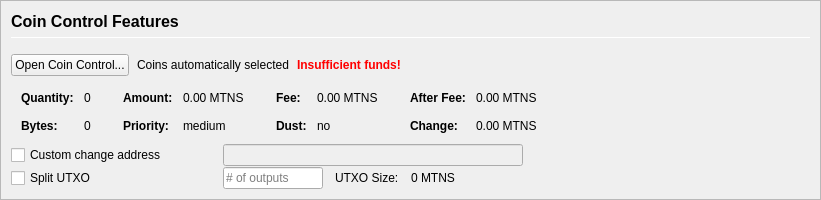
         <widget class="QFrame" name="frameCoinControl">
          <property name="sizePolicy">
           <sizepolicy hsizetype="Expanding" vsizetype="Expanding">
            <horstretch>0</horstretch>
            <verstretch>0</verstretch>
           </sizepolicy>
          </property>
          <property name="maximumSize">
           <size>
            <width>16777215</width>
            <height>16777215</height>
           </size>
          </property>
          <property name="frameShape">
           <enum>QFrame::StyledPanel</enum>
          </property>
          <property name="frameShadow">
           <enum>QFrame::Sunken</enum>
          </property>
          <layout class="QVBoxLayout" name="verticalLayoutCoinControl2">
           <property name="spacing">
            <number>0</number>
           </property>
           <property name="leftMargin">
            <number>0</number>
           </property>
           <property name="topMargin">
            <number>0</number>
           </property>
           <property name="rightMargin">
            <number>0</number>
           </property>
           <property name="bottomMargin">
            <number>0</number>
           </property>
           <item>
            <widget class="QFrame" name="frameCoinControl_BG">
             <layout class="QVBoxLayout" name="verticalLayoutCoinControl" stretch="0,0,0,0,0,0">
              <property name="spacing">
               <number>1</number>
              </property>
              <property name="leftMargin">
               <number>10</number>
              </property>
              <property name="topMargin">
               <number>10</number>
              </property>
              <item>
               <layout class="QHBoxLayout" name="horizontalLayoutCoinControl1">
                <property name="bottomMargin">
                 <number>15</number>
                </property>
                <item>
                 <layout class="QVBoxLayout" name="verticalLayout_3">
                  <property name="spacing">
                   <number>6</number>
                  </property>
                  <item>
                   <widget class="QLabel" name="labelCoinControlFeatures">
                    <property name="sizePolicy">
                     <sizepolicy hsizetype="Preferred" vsizetype="Maximum">
                      <horstretch>0</horstretch>
                      <verstretch>0</verstretch>
                     </sizepolicy>
                    </property>
                    <property name="minimumSize">
                     <size>
                      <width>0</width>
                      <height>20</height>
                     </size>
                    </property>
                    <property name="font">
                     <font>
                      <pointsize>12</pointsize>
                      <weight>75</weight>
                      <bold>true</bold>
                     </font>
                    </property>
                    <property name="styleSheet">
                     <string notr="true">font-weight:bold;</string>
                    </property>
                    <property name="text">
                     <string>Coin Control Features</string>
                    </property>
                   </widget>
                  </item>
                  <item>
                   <widget class="Line" name="line">
                    <property name="minimumSize">
                     <size>
                      <width>0</width>
                      <height>1</height>
                     </size>
                    </property>
                    <property name="maximumSize">
                     <size>
                      <width>16777215</width>
                      <height>1</height>
                     </size>
                    </property>
                    <property name="orientation">
                     <enum>Qt::Horizontal</enum>
                    </property>
                   </widget>
                  </item>
                 </layout>
                </item>
               </layout>
              </item>
              <item>
               <layout class="QHBoxLayout" name="horizontalLayoutCoinControl2" stretch="0,0,0,0">
                <property name="spacing">
                 <number>8</number>
                </property>
                <property name="bottomMargin">
                 <number>10</number>
                </property>
                <item>
                 <widget class="QPushButton" name="pushButtonCoinControl">
                  <property name="styleSheet">
                   <string notr="true"/>
                  </property>
                  <property name="text">
                   <string>Open Coin Control...</string>
                  </property>
                  <property name="autoDefault">
                   <bool>false</bool>
                  </property>
                 </widget>
                </item>
                <item>
                 <widget class="QLabel" name="labelCoinControlAutomaticallySelected">
                  <property name="text">
                   <string>Coins automatically selected</string>
                  </property>
                  <property name="margin">
                   <number>5</number>
                  </property>
                 </widget>
                </item>
                <item>
                 <widget class="QLabel" name="labelCoinControlInsuffFunds">
                  <property name="font">
                   <font>
                    <weight>75</weight>
                    <bold>true</bold>
                   </font>
                  </property>
                  <property name="styleSheet">
                   <string notr="true">color:red;font-weight:bold;</string>
                  </property>
                  <property name="text">
                   <string>Insufficient funds!</string>
                  </property>
                  <property name="margin">
                   <number>5</number>
                  </property>
                 </widget>
                </item>
                <item>
                 <spacer name="horizontalSpacerCoinControl">
                  <property name="orientation">
                   <enum>Qt::Horizontal</enum>
                  </property>
                  <property name="sizeHint" stdset="0">
                   <size>
                    <width>40</width>
                    <height>1</height>
                   </size>
                  </property>
                 </spacer>
                </item>
               </layout>
              </item>
              <item>
               <widget class="QWidget" name="widgetCoinControl" native="true">
                <property name="sizePolicy">
                 <sizepolicy hsizetype="Preferred" vsizetype="Preferred">
                  <horstretch>0</horstretch>
                  <verstretch>0</verstretch>
                 </sizepolicy>
                </property>
                <property name="minimumSize">
                 <size>
                  <width>0</width>
                  <height>0</height>
                 </size>
                </property>
                <property name="styleSheet">
                 <string notr="true"/>
                </property>
                <layout class="QHBoxLayout" name="horizontalLayoutCoinControl5">
                 <property name="leftMargin">
                  <number>0</number>
                 </property>
                 <property name="topMargin">
                  <number>0</number>
                 </property>
                 <property name="rightMargin">
                  <number>0</number>
                 </property>
                 <property name="bottomMargin">
                  <number>0</number>
                 </property>
                 <item>
                  <layout class="QHBoxLayout" name="horizontalLayoutCoinControl3" stretch="0,0,0,1">
                   <property name="spacing">
                    <number>20</number>
                   </property>
                   <property name="topMargin">
                    <number>0</number>
                   </property>
                   <property name="bottomMargin">
                    <number>10</number>
                   </property>
                   <item>
                    <layout class="QFormLayout" name="formLayoutCoinControl1">
                     <property name="horizontalSpacing">
                      <number>10</number>
                     </property>
                     <property name="verticalSpacing">
                      <number>14</number>
                     </property>
                     <property name="leftMargin">
                      <number>10</number>
                     </property>
                     <property name="topMargin">
                      <number>4</number>
                     </property>
                     <property name="rightMargin">
                      <number>6</number>
                     </property>
                     <item row="0" column="0">
                      <widget class="QLabel" name="labelCoinControlQuantityText">
                       <property name="font">
                        <font>
                         <weight>75</weight>
                         <bold>true</bold>
                        </font>
                       </property>
                       <property name="text">
                        <string>Quantity:</string>
                       </property>
                       <property name="margin">
                        <number>0</number>
                       </property>
                      </widget>
                     </item>
                     <item row="0" column="1">
                      <widget class="QLabel" name="labelCoinControlQuantity">
                       <property name="cursor">
                        <cursorShape>IBeamCursor</cursorShape>
                       </property>
                       <property name="contextMenuPolicy">
                        <enum>Qt::ActionsContextMenu</enum>
                       </property>
                       <property name="text">
                        <string notr="true">0</string>
                       </property>
                       <property name="margin">
                        <number>0</number>
                       </property>
                       <property name="textInteractionFlags">
                        <set>Qt::LinksAccessibleByMouse|Qt::TextSelectableByKeyboard|Qt::TextSelectableByMouse</set>
                       </property>
                      </widget>
                     </item>
                     <item row="1" column="0">
                      <widget class="QLabel" name="labelCoinControlBytesText">
                       <property name="font">
                        <font>
                         <weight>75</weight>
                         <bold>true</bold>
                        </font>
                       </property>
                       <property name="text">
                        <string>Bytes:</string>
                       </property>
                      </widget>
                     </item>
                     <item row="1" column="1">
                      <widget class="QLabel" name="labelCoinControlBytes">
                       <property name="cursor">
                        <cursorShape>IBeamCursor</cursorShape>
                       </property>
                       <property name="contextMenuPolicy">
                        <enum>Qt::ActionsContextMenu</enum>
                       </property>
                       <property name="text">
                        <string notr="true">0</string>
                       </property>
                       <property name="textInteractionFlags">
                        <set>Qt::LinksAccessibleByMouse|Qt::TextSelectableByKeyboard|Qt::TextSelectableByMouse</set>
                       </property>
                      </widget>
                     </item>
                    </layout>
                   </item>
                   <item>
                    <layout class="QFormLayout" name="formLayoutCoinControl2">
                     <property name="horizontalSpacing">
                      <number>10</number>
                     </property>
                     <property name="verticalSpacing">
                      <number>14</number>
                     </property>
                     <property name="leftMargin">
                      <number>6</number>
                     </property>
                     <property name="topMargin">
                      <number>4</number>
                     </property>
                     <property name="rightMargin">
                      <number>6</number>
                     </property>
                     <item row="0" column="0">
                      <widget class="QLabel" name="labelCoinControlAmountText">
                       <property name="font">
                        <font>
                         <weight>75</weight>
                         <bold>true</bold>
                        </font>
                       </property>
                       <property name="text">
                        <string>Amount:</string>
                       </property>
                       <property name="margin">
                        <number>0</number>
                       </property>
                      </widget>
                     </item>
                     <item row="0" column="1">
                      <widget class="QLabel" name="labelCoinControlAmount">
                       <property name="cursor">
                        <cursorShape>IBeamCursor</cursorShape>
                       </property>
                       <property name="contextMenuPolicy">
                        <enum>Qt::ActionsContextMenu</enum>
                       </property>
                       <property name="text">
                        <string notr="true">0.00 MTNS</string>
                       </property>
                       <property name="textInteractionFlags">
                        <set>Qt::LinksAccessibleByMouse|Qt::TextSelectableByKeyboard|Qt::TextSelectableByMouse</set>
                       </property>
                      </widget>
                     </item>
                     <item row="1" column="0">
                      <widget class="QLabel" name="labelCoinControlPriorityText">
                       <property name="font">
                        <font>
                         <weight>75</weight>
                         <bold>true</bold>
                        </font>
                       </property>
                       <property name="text">
                        <string>Priority:</string>
                       </property>
                      </widget>
                     </item>
                     <item row="1" column="1">
                      <widget class="QLabel" name="labelCoinControlPriority">
                       <property name="cursor">
                        <cursorShape>IBeamCursor</cursorShape>
                       </property>
                       <property name="contextMenuPolicy">
                        <enum>Qt::ActionsContextMenu</enum>
                       </property>
                       <property name="text">
                        <string>medium</string>
                       </property>
                       <property name="textInteractionFlags">
                        <set>Qt::LinksAccessibleByMouse|Qt::TextSelectableByKeyboard|Qt::TextSelectableByMouse</set>
                       </property>
                      </widget>
                     </item>
                    </layout>
                   </item>
                   <item>
                    <layout class="QFormLayout" name="formLayoutCoinControl3">
                     <property name="horizontalSpacing">
                      <number>10</number>
                     </property>
                     <property name="verticalSpacing">
                      <number>14</number>
                     </property>
                     <property name="leftMargin">
                      <number>6</number>
                     </property>
                     <property name="topMargin">
                      <number>4</number>
                     </property>
                     <property name="rightMargin">
                      <number>6</number>
                     </property>
                     <item row="0" column="0">
                      <widget class="QLabel" name="labelCoinControlFeeText">
                       <property name="font">
                        <font>
                         <weight>75</weight>
                         <bold>true</bold>
                        </font>
                       </property>
                       <property name="text">
                        <string>Fee:</string>
                       </property>
                       <property name="margin">
                        <number>0</number>
                       </property>
                      </widget>
                     </item>
                     <item row="0" column="1">
                      <widget class="QLabel" name="labelCoinControlFee">
                       <property name="cursor">
                        <cursorShape>IBeamCursor</cursorShape>
                       </property>
                       <property name="contextMenuPolicy">
                        <enum>Qt::ActionsContextMenu</enum>
                       </property>
                       <property name="text">
                        <string notr="true">0.00 MTNS</string>
                       </property>
                       <property name="textInteractionFlags">
                        <set>Qt::LinksAccessibleByMouse|Qt::TextSelectableByKeyboard|Qt::TextSelectableByMouse</set>
                       </property>
                      </widget>
                     </item>
                     <item row="1" column="0">
                      <widget class="QLabel" name="labelCoinControlLowOutputText">
                       <property name="font">
                        <font>
                         <weight>75</weight>
                         <bold>true</bold>
                        </font>
                       </property>
                       <property name="text">
                        <string>Dust:</string>
                       </property>
                      </widget>
                     </item>
                     <item row="1" column="1">
                      <widget class="QLabel" name="labelCoinControlLowOutput">
                       <property name="cursor">
                        <cursorShape>IBeamCursor</cursorShape>
                       </property>
                       <property name="contextMenuPolicy">
                        <enum>Qt::ActionsContextMenu</enum>
                       </property>
                       <property name="text">
                        <string>no</string>
                       </property>
                       <property name="textInteractionFlags">
                        <set>Qt::LinksAccessibleByMouse|Qt::TextSelectableByKeyboard|Qt::TextSelectableByMouse</set>
                       </property>
                      </widget>
                     </item>
                    </layout>
                   </item>
                   <item>
                    <layout class="QFormLayout" name="formLayoutCoinControl4">
                     <property name="horizontalSpacing">
                      <number>10</number>
                     </property>
                     <property name="verticalSpacing">
                      <number>14</number>
                     </property>
                     <property name="leftMargin">
                      <number>6</number>
                     </property>
                     <property name="topMargin">
                      <number>4</number>
                     </property>
                     <property name="rightMargin">
                      <number>6</number>
                     </property>
                     <item row="0" column="0">
                      <widget class="QLabel" name="labelCoinControlAfterFeeText">
                       <property name="font">
                        <font>
                         <weight>75</weight>
                         <bold>true</bold>
                        </font>
                       </property>
                       <property name="text">
                        <string>After Fee:</string>
                       </property>
                       <property name="margin">
                        <number>0</number>
                       </property>
                      </widget>
                     </item>
                     <item row="0" column="1">
                      <widget class="QLabel" name="labelCoinControlAfterFee">
                       <property name="cursor">
                        <cursorShape>IBeamCursor</cursorShape>
                       </property>
                       <property name="contextMenuPolicy">
                        <enum>Qt::ActionsContextMenu</enum>
                       </property>
                       <property name="text">
                        <string notr="true">0.00 MTNS</string>
                       </property>
                       <property name="textInteractionFlags">
                        <set>Qt::LinksAccessibleByMouse|Qt::TextSelectableByKeyboard|Qt::TextSelectableByMouse</set>
                       </property>
                      </widget>
                     </item>
                     <item row="1" column="0">
                      <widget class="QLabel" name="labelCoinControlChangeText">
                       <property name="font">
                        <font>
                         <weight>75</weight>
                         <bold>true</bold>
                        </font>
                       </property>
                       <property name="text">
                        <string>Change:</string>
                       </property>
                      </widget>
                     </item>
                     <item row="1" column="1">
                      <widget class="QLabel" name="labelCoinControlChange">
                       <property name="cursor">
                        <cursorShape>IBeamCursor</cursorShape>
                       </property>
                       <property name="contextMenuPolicy">
                        <enum>Qt::ActionsContextMenu</enum>
                       </property>
                       <property name="text">
                        <string notr="true">0.00 MTNS</string>
                       </property>
                       <property name="textInteractionFlags">
                        <set>Qt::LinksAccessibleByMouse|Qt::TextSelectableByKeyboard|Qt::TextSelectableByMouse</set>
                       </property>
                      </widget>
                     </item>
                    </layout>
                   </item>
                  </layout>
                 </item>
                </layout>
               </widget>
              </item>
              <item>
               <layout class="QHBoxLayout" name="horizontalLayoutCoinControl4">
                <property name="spacing">
                 <number>12</number>
                </property>
                <property name="sizeConstraint">
                 <enum>QLayout::SetDefaultConstraint</enum>
                </property>
                <property name="topMargin">
                 <number>0</number>
                </property>
                <property name="rightMargin">
                 <number>0</number>
                </property>
                <item>
                 <widget class="QCheckBox" name="checkBoxCoinControlChange">
                  <property name="sizePolicy">
                   <sizepolicy hsizetype="Preferred" vsizetype="Preferred">
                    <horstretch>0</horstretch>
                    <verstretch>0</verstretch>
                   </sizepolicy>
                  </property>
                  <property name="minimumSize">
                   <size>
                    <width>200</width>
                    <height>0</height>
                   </size>
                  </property>
                  <property name="maximumSize">
                   <size>
                    <width>200</width>
                    <height>16777215</height>
                   </size>
                  </property>
                  <property name="toolTip">
                   <string>If this is activated, but the change address is empty or invalid, change will be sent to a newly generated address.</string>
                  </property>
                  <property name="text">
                   <string>Custom change address</string>
                  </property>
                 </widget>
                </item>
                <item>
                 <widget class="QValidatedLineEdit" name="lineEditCoinControlChange">
                  <property name="enabled">
                   <bool>false</bool>
                  </property>
                  <property name="sizePolicy">
                   <sizepolicy hsizetype="Preferred" vsizetype="Preferred">
                    <horstretch>0</horstretch>
                    <verstretch>0</verstretch>
                   </sizepolicy>
                  </property>
                  <property name="minimumSize">
                   <size>
                    <width>300</width>
                    <height>0</height>
                   </size>
                  </property>
                 </widget>
                </item>
                <item>
                 <widget class="QLabel" name="labelCoinControlChangeLabel">
                  <property name="sizePolicy">
                   <sizepolicy hsizetype="Preferred" vsizetype="Preferred">
                    <horstretch>0</horstretch>
                    <verstretch>0</verstretch>
                   </sizepolicy>
                  </property>
                  <property name="minimumSize">
                   <size>
                    <width>100</width>
                    <height>0</height>
                   </size>
                  </property>
                  <property name="text">
                   <string/>
                  </property>
                  <property name="margin">
                   <number>3</number>
                  </property>
                 </widget>
                </item>
               </layout>
              </item>
              <item>
               <layout class="QHBoxLayout" name="horizontalLayoutCoinControl6">
                <property name="spacing">
                 <number>12</number>
                </property>
                <property name="rightMargin">
                 <number>0</number>
                </property>
                <item>
                 <widget class="QCheckBox" name="splitBlockCheckBox">
                  <property name="sizePolicy">
                   <sizepolicy hsizetype="Preferred" vsizetype="Preferred">
                    <horstretch>0</horstretch>
                    <verstretch>0</verstretch>
                   </sizepolicy>
                  </property>
                  <property name="minimumSize">
                   <size>
                    <width>200</width>
                    <height>0</height>
                   </size>
                  </property>
                  <property name="maximumSize">
                   <size>
                    <width>200</width>
                    <height>16777215</height>
                   </size>
                  </property>
                  <property name="text">
                   <string>Split UTXO</string>
                  </property>
                 </widget>
                </item>
                <item>
                 <widget class="QLineEdit" name="splitBlockLineEdit">
                  <property name="sizePolicy">
                   <sizepolicy hsizetype="Preferred" vsizetype="Preferred">
                    <horstretch>50</horstretch>
                    <verstretch>0</verstretch>
                   </sizepolicy>
                  </property>
                  <property name="minimumSize">
                   <size>
                    <width>100</width>
                    <height>0</height>
                   </size>
                  </property>
                  <property name="maximumSize">
                   <size>
                    <width>100</width>
                    <height>16777215</height>
                   </size>
                  </property>
                  <property name="placeholderText">
                   <string># of outputs</string>
                  </property>
                 </widget>
                </item>
                <item>
                 <widget class="QLabel" name="labelBlockSizeText">
                  <property name="text">
                   <string>UTXO Size:</string>
                  </property>
                 </widget>
                </item>
                <item>
                 <widget class="QLabel" name="labelBlockSize">
                  <property name="text">
                   <string>0 MTNS</string>
                  </property>
                 </widget>
                </item>
                <item>
                 <spacer name="horizontalSpacer_7">
                  <property name="orientation">
                   <enum>Qt::Horizontal</enum>
                  </property>
                  <property name="sizeHint" stdset="0">
                   <size>
                    <width>40</width>
                    <height>20</height>
                   </size>
                  </property>
                 </spacer>
                </item>
               </layout>
              </item>
              <item>
               <spacer name="verticalSpacerCoinControl">
                <property name="orientation">
                 <enum>Qt::Vertical</enum>
                </property>
                <property name="sizeHint" stdset="0">
                 <size>
                  <width>800</width>
                  <height>1</height>
                 </size>
                </property>
               </spacer>
              </item>
             </layout>
            </widget>
           </item>
          </layout>
         </widget>
